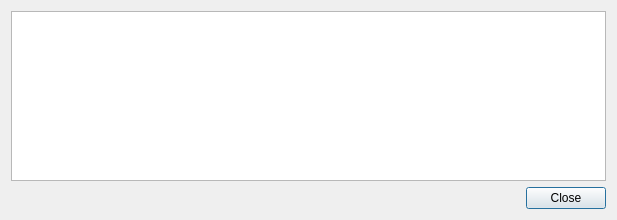
<?xml version="1.0" encoding="UTF-8"?>
<ui version="4.0">
 <class>ErrorDisplayDialog</class>
 <widget class="QDialog" name="ErrorDisplayDialog">
  <property name="geometry">
   <rect>
    <x>0</x>
    <y>0</y>
    <width>617</width>
    <height>220</height>
   </rect>
  </property>
  <property name="windowTitle">
   <string>Execution error</string>
  </property>
  <layout class="QVBoxLayout" name="verticalLayout">
   <item>
    <widget class="QPlainTextEdit" name="plainTextEdit">
     <property name="readOnly">
      <bool>true</bool>
     </property>
     <property name="textInteractionFlags">
      <set>Qt::LinksAccessibleByKeyboard|Qt::LinksAccessibleByMouse|Qt::TextBrowserInteraction|Qt::TextSelectableByKeyboard|Qt::TextSelectableByMouse</set>
     </property>
    </widget>
   </item>
   <item>
    <widget class="QDialogButtonBox" name="buttonBox">
     <property name="orientation">
      <enum>Qt::Horizontal</enum>
     </property>
     <property name="standardButtons">
      <set>QDialogButtonBox::Close</set>
     </property>
    </widget>
   </item>
  </layout>
 </widget>
 <resources/>
 <connections/>
</ui>
